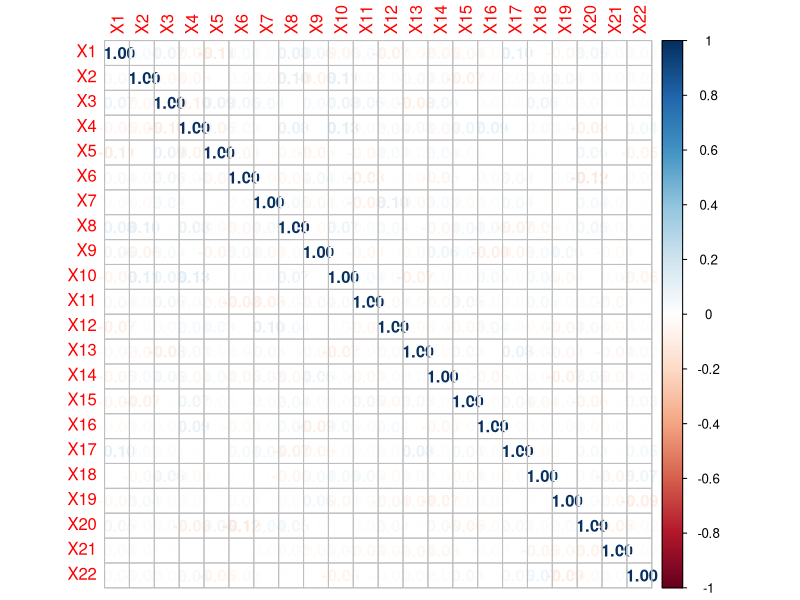
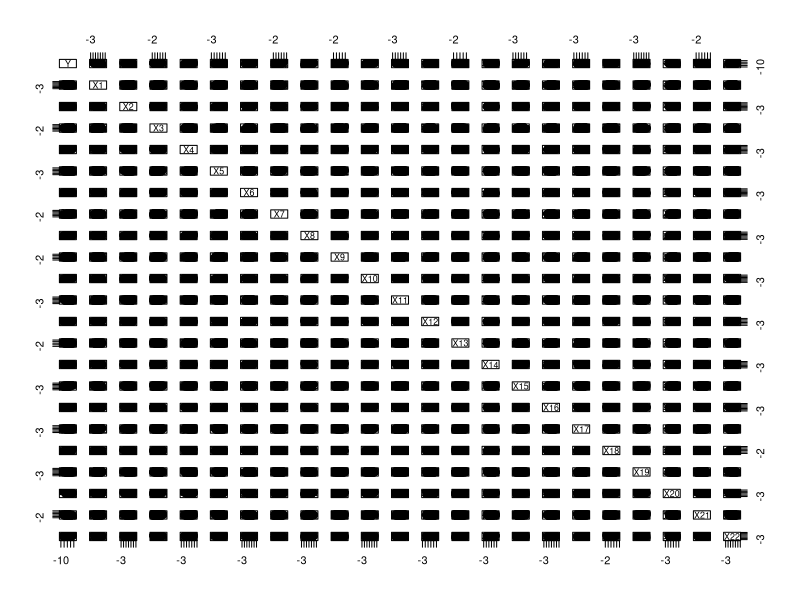
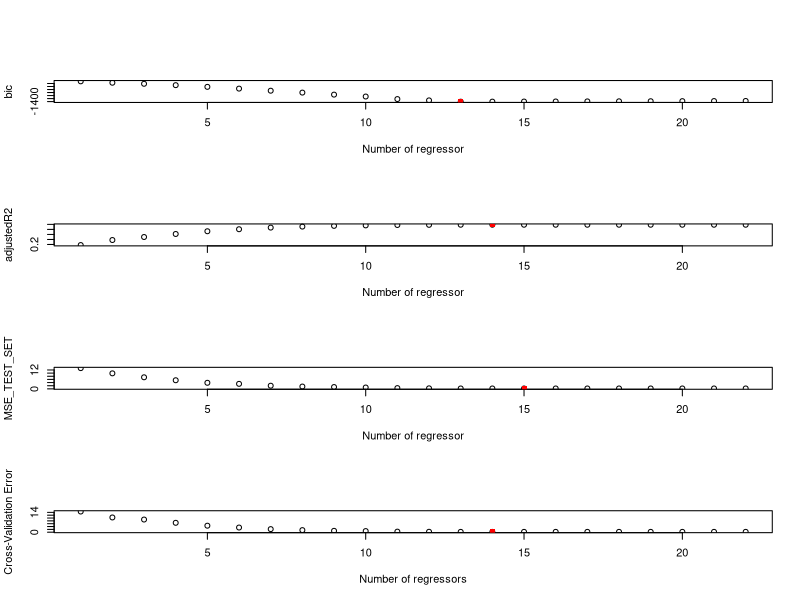
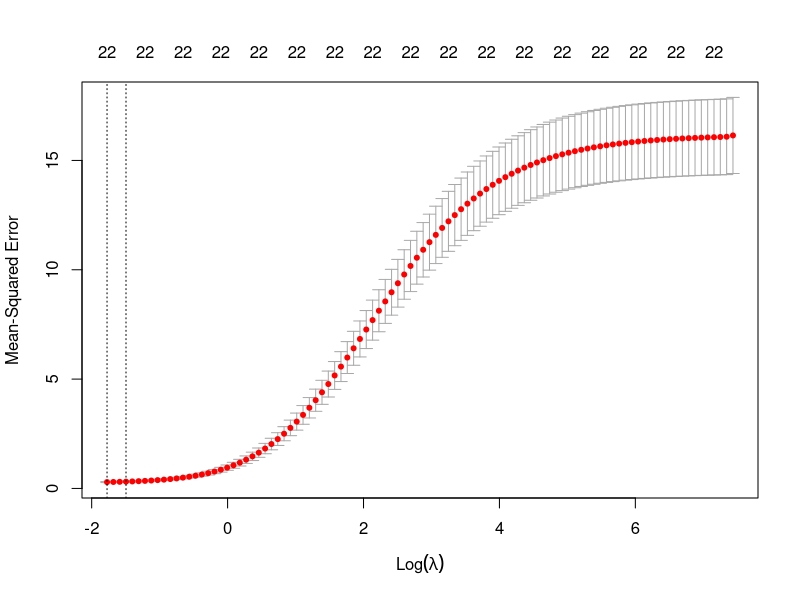
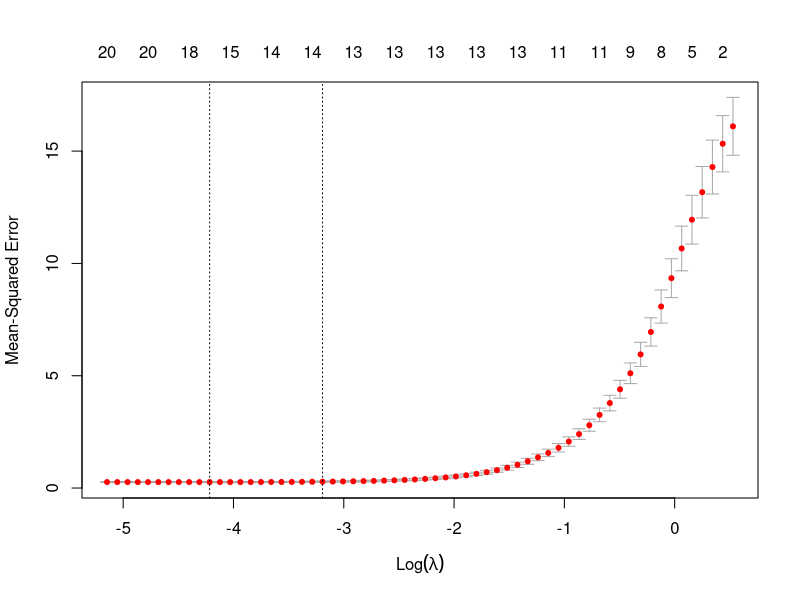

Write R code to recreate these figures, in order.
rm(list=ls())
graphics.off()

library(corrplot) # libreria per correlation matrix plotting
library(leaps) # libreria per subset selection
library(pracma) # per nthroot
library(car) # per vif
library(glmnet)# per ridge e lasso

# genera un test set sintetico, di cui il prob_uselss di variabili indipendenti
# sono inutili, ovvero hanno il beta associato pari a 0 
generate_synthetic_data <- function(n, p, prob_useless = 0.5) {
  # Set seed for reproducibility
  #set.seed(123)
  
  # Generate the regressors X (n x p matrix)
  X <- matrix(rnorm(n * p), nrow = n, ncol = p)
  
  # Assign names to the regressors (X1, X2, ..., Xp)
  colnames(X) <- paste0("X", 1:p)
  
  # Generate true coefficients (betas)
  # Each beta has a probability `prob_useless` of being 0 (useless)
  true_betas <- ifelse(runif(p) < prob_useless, 0, rnorm(p))
  
  # Assign names to the coefficients (beta1, beta2, ..., betap)
  names(true_betas) <- paste0("X", 1:p)
  
  # Generate the intercept (beta_0)
  beta_0 <- rnorm(1)  # Intercept is drawn from a standard normal distribution
  names(beta_0) <- "(Intercept)"  # Name the intercept
  
  # Combine the intercept and the coefficients into a single named vector
  all_coefficients <- c(beta_0, true_betas)
  
  # Generate the dependent variable Y
  epsilon <- rnorm(n, mean = 0, sd = 0.5)  # Noise term
  Y <- beta_0 + X %*% true_betas + epsilon
  
  # Combine X and Y into a single dataframe
  data <- data.frame(Y = Y, X)
  
  # Return the dataframe and all coefficients (including intercept) in one vector
  return(list(data = data, coefficients = all_coefficients))
}
n = 50
p = 22
synthetic = generate_synthetic_data(n = 500, p = 22)
#data = read.csv("./RegressionDA2401102024.csv");
#betas = synthetic$coefficients

# split in in training e test set
split = sample(nrow(synthetic$data) , nrow(synthetic$data) * 0.7);

data = synthetic$data
data_train = synthetic$data[split,]
data_test = synthetic$data[-split,]


# Check preliminari (ricerca di correlazione evidente nei dati)
dev.new();
coll_matrix = cor(data[,2:ncol(data)]);
corrplot(coll_matrix, method="number");

dev.new()
plot(data_train)

fit = lm(Y ~ .,data_train);
summary(fit);
test_loss = mean( ( data_test[,1] - predict(fit,data_test[,2:(p+1)]) )^2 )
cat("\n----------------------FULL-LINEAR-30-REGRESSOR----------------------\n")
cat("test-set loss:",test_loss ) 
vif(fit)

# no correlazione (i dati sono generati casaulmente con la distribuzione normale)


# --------------------- EXHAUSTIVE ----------------------------- #
regfit.full=regsubsets(Y~.,data=data_train,nvmax=p, method ="exhaustive");
summ.full = summary(regfit.full);

# stime delle perfomance dei modelli con bic e adjr2
best_bic_full_index = which.min(summ.full$bic); # -2LogL + log(n)d
best_adjustedR2_full_index = which.max(summ.full$adjr2);

# plot bic,adjr2, test_error (MSE)
dev.new();
par(mfrow=c(4,1), oma=c(0, 0, 2, 0));
plot(1:p,summ.full$bic,xlab="Number of regressor",ylab="bic");
points(best_bic_full_index, summ.full$bic[best_bic_full_index], col = "red",pch=15);
plot(1:p,summ.full$adjr2,xlab="Number of regressor",ylab="adjustedR2");
points(best_adjustedR2_full_index, summ.full$adjr2[best_adjustedR2_full_index], col = "red",pch=15);

# on test set
test_x = data_test[,2:ncol(data_test)]
test_y = data_test[,1]
train_x = data_train[,2:ncol(data_train)] 
train_y = data_train[,1]
te = numeric(p);
for(i in 1:p){
  b_i = coef(regfit.full,i);
  predictor_id = names(b_i)[-1] ;
  test_xi = test_x[,predictor_id];
  test_xi = cbind(1,test_xi);
  preds_i = as.matrix(test_xi) %*% b_i;
  te[i] = mean((preds_i - test_y)^2);
}
plot(1:p,te,xlab="Number of regressor",ylab="MSE_TEST_SET");
points(which.min(te),te[which.min(te)],col = "red",pch=15);





# cross-validation
k = 12;
folds = sample(1:k, nrow(data_train), replace=TRUE); # assign k-fold to each sample
cv.errors = matrix(nrow=k, ncol=p);  # Fixed variable name from cv.errors_full to cv.errors

for(j in 1:k){
  # all the data that are not in the j-fold are used for training
  train_subset = data_train[folds != j,]; # folds != j creates a mask
  best.fit = regsubsets(Y~., data=train_subset, nvmax=p, method="exhaustive");
  
  # validation data is the j fold
  cvtest_x = train_x[folds == j,];
  cvtest_y = train_y[folds == j];
  
  for(i in 1:p){
    
    model_coef = coef(best.fit, id=i);
    
    design_matrix = model.matrix(~., data=cvtest_x[, names(model_coef)[-1], drop=FALSE]);
    
    pred = design_matrix %*% model_coef;
    
    # Calculate mean squared error
    cv.errors[j,i] = mean((cvtest_y - pred)^2);
  }
}

# mean cross-validation error, ogni riga è un fold diverso
cv.errors = na.omit(cv.errors)
mean.cv.errors = colMeans(cv.errors);
plot(1:p, mean.cv.errors, xlab="Number of regressors", ylab="Cross-Validation Error");
points(which.min(mean.cv.errors),mean.cv.errors[which.min(mean.cv.errors)],col = "red",pch=15);

cat("\n----------------------STEPWISE-EXHAUSTIVE----------------------\n")
cat("Best bic value     =",summ.full$bic[best_bic_full_index],"\tNumber of regressor=",best_bic_full_index,"\n")
cat("Best test-set loss =",te[which.min(te)],"\tNumber of regressor=",which.min(te),"\n")
cat("Best adjustedR2    =",summ.full$adjr2[best_adjustedR2_full_index],"\tNumber of regressor=",best_adjustedR2_full_index,"\n")
cat("Best cv-loss k=12  =",mean.cv.errors[which.min(mean.cv.errors)],"\tNumber of regressor=",which.min(mean.cv.errors),"\n")


regressor_ids_cv_ex = names(coef(regfit.full,id=which.min(mean.cv.errors)))
regressor_ids_bic_ex =  names(coef(regfit.full,id=best_bic_full_index))

b_i = coef(regfit.full,best_bic_full_index);
predictor_id = names(b_i)[-1] ;
test_xi = test_x[,predictor_id];
test_xi = cbind(1,test_xi);
preds_i = as.matrix(test_xi) %*% b_i;
best_bic_test_loss = mean((preds_i - test_y)^2);


# --------------------- RIDGE-REGRESSION ----------------------------- #
test_x = data_test[,2:ncol(data_test)]
test_y = data_test[,1]
train_x = data_train[,2:ncol(data_train)] 
train_y = data_train[,1]

ridge = cv.glmnet(as.matrix(train_x),as.matrix(train_y),alpha = 0,nfolds=12)
dev.new()
plot(ridge)

preds = predict(ridge, as.matrix(test_x) , s = "lambda.min")
mse_ridge = mean( (test_y - preds)^2 )

cv_loss_best_lambda_ridge = ridge$cvm[which(ridge$lambda == ridge$lambda.min)]

cat("\n----------------------RIDGE-REGRESSION----------------------\n")
cat("Lambda-value  = ",ridge$lambda.min, "Lambda 1-se =",ridge$lambda.1se,"\n")
cat("Test-set loss = ", mse_ridge,"\n")
cat("Cv-loss lambda 1-se = ",cv_loss_best_lambda_ridge)

# --------------------- LASSO-REGRESSION ----------------------------- #

lasso = cv.glmnet(as.matrix(train_x),as.matrix(train_y),alpha = 1,nfolds=12)

dev.new()
plot(lasso)

cv_loss_best_lambda = lasso$cvm[which(lasso$lambda == lasso$lambda.1se)]

coef_min = as.matrix(coef(lasso,s=lasso$lambda.1se))
num_regressor = sum(coef_min != 0) - 1 # meno intercetta
regressor_ids_lasso = which(coef_min != 0) - 1

preds = predict(lasso, as.matrix(test_x) , s = "lambda.1se")

lasso_mse = mean( (test_y - preds)^2 )
cat("\n----------------------LASSO-REGRESSION----------------------\n")
cat("Lambda-value          = ",lasso$lambda.min, "Lambda 1-se =",lasso$lambda.1se,"\n")
cat("Number of regressors  = ",num_regressor,"\n")
cat("Id of regressors      = ", regressor_ids_lasso,"\n")
cat("Test-set loss         = ",lasso_mse,"\n")
cat("Cv-loss lambda 1-se   = ",cv_loss_best_lambda)


# --------------------- CONSIDERATIONS ----------------------------- #

cat("\n----------------------FINAL-CONSIDERATION----------------------\n")
cat("Id of regressors for best bic exhaustive =", regressor_ids_cv_ex)
cat("\nTest-MSE exhaustive (best-bic) =", best_bic_test_loss)
cat("\nTest-MSE ridge       =", cv_loss_best_lambda_ridge)
cat("\nId of regressors for best test-set loss lasso=", regressor_ids_lasso)
cat("\nTest-MSE lasso       =", lasso_mse)
#cat("\n\nTrue betas  =", names(which(betas!=0)))
#cat("\nTrue betas values = ", betas[betas!=0])
cat("\nBetas exhaustive =", coef(regfit.full,id=best_bic_full_index))
